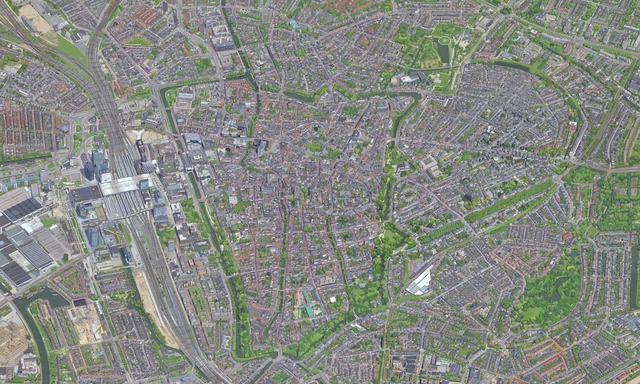
#> input picture site/map_files/10/0_0.webp, 640 x 384 px, given in place of map_full.png, which was not available
$ python make_dzi.py
#> lines starting #> are read from the running program, lines starting #| are printed output that depends on the picture; pictures that were not available may be replaced by others from this repository, and a replacement may not be noted
"""Cut out/map_full.png into a Deep Zoom pyramid for OpenSeadragon: site/map.dzi + site/map_files/.

The sharpest level is lossless WebP so the pixel art stays crisp at full zoom; the smaller
levels, which are only seen zoomed out, are lossy.

usage: make_dzi.py
"""

import math
import shutil
from pathlib import Path

from PIL import Image

ROOT = Path(__file__).resolve().parent.parent
SRC = ROOT / "out/map_full.png"
OUT = ROOT / "site"
TILE = 1024


def main() -> None:
    img = Image.open(SRC).convert("RGB")
#> img is the input picture: PIL image 640x384 RGB; mean R, G, B 133.9, 137.6, 130.8
    w, h = img.size
#> w = 640; h = 384
    top = math.ceil(math.log2(max(w, h)))
#> top = 10
    files = OUT / "map_files"
    shutil.rmtree(files, ignore_errors=True)
    count = 0
    for level in range(top, -1, -1):
        scale = 2 ** (top - level)
        lw, lh = math.ceil(w / scale), math.ceil(h / scale)
        im = img if scale == 1 else img.resize((lw, lh), Image.LANCZOS)
        d = files / str(level)
        d.mkdir(parents=True)
        for row in range(math.ceil(lh / TILE)):
            for col in range(math.ceil(lw / TILE)):
                tile = im.crop((col * TILE, row * TILE, min((col + 1) * TILE, lw), min((row + 1) * TILE, lh)))
                if level == top:
                    tile.save(d / f"{col}_{row}.webp", lossless=True, method=4)
                else:
                    tile.save(d / f"{col}_{row}.webp", quality=88, method=4)
                count += 1
#> this loop made 11 passes
#> pass 2, in main, `im = img if scale == 1 else img.resize((lw, lh), Image.LANCZOS)`:
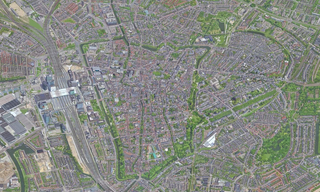
#> im: PIL image 320x192 RGB; mean R, G, B 133.9, 137.6, 130.8
#> pass 3, in main, `im = img if scale == 1 else img.resize((lw, lh), Image.LANCZOS)`:
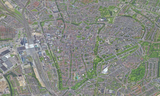
#> im: PIL image 160x96 RGB; mean R, G, B 133.9, 137.6, 130.8
#> after the loop, count = 11
    (OUT / "map.dzi").write_text(
        f'<?xml version="1.0" encoding="UTF-8"?>\n'
        f'<Image xmlns="http://schemas.microsoft.com/deepzoom/2008" TileSize="{TILE}" Overlap="0" Format="webp">'
        f'<Size Width="{w}" Height="{h}"/></Image>\n'
    )
    size = sum(p.stat().st_size for p in files.rglob("*.webp"))
    print(f"{count} tiles, {size / 1e6:.1f} MB, levels 0-{top}")
#| 11 tiles, 1.0 MB, levels 0-10


if __name__ == "__main__":
    Image.MAX_IMAGE_PIXELS = None
    main()

$ run again, on site/map_files/12/0_1.webp
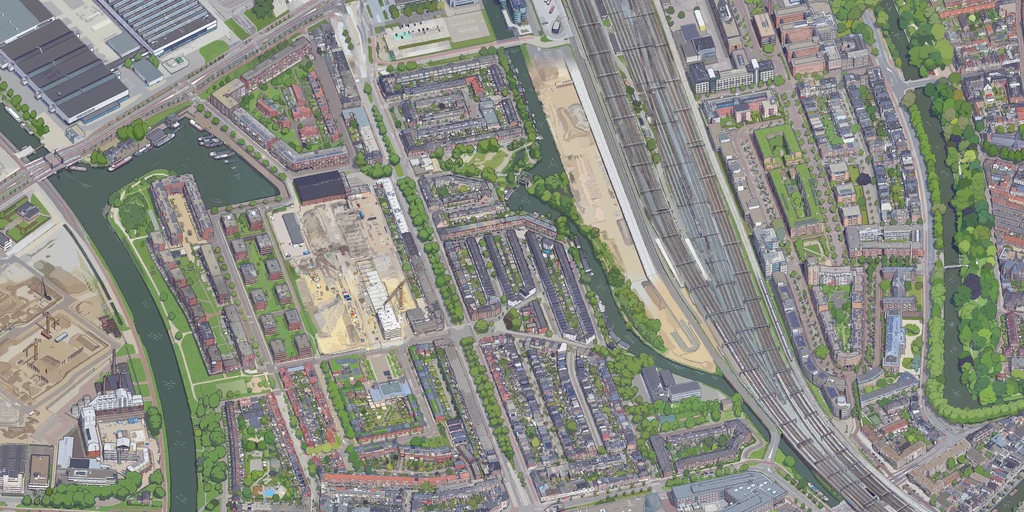
#> input picture site/map_files/12/0_1.webp, 1024 x 512 px, given in place of map_full.png, which was not available
#> in main, img is the input picture: PIL image 1024x512 RGB; mean R, G, B 138.5, 140.5, 132.7
#> the loop in main, `for level in range(top, -1, -1):` made 11 passes
#> pass 2, in main, `im = img if scale == 1 else img.resize((lw, lh), Image.LANCZOS)`:
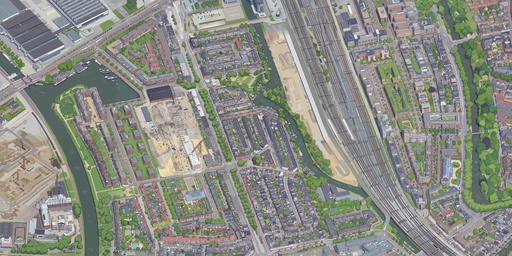
#> im: PIL image 512x256 RGB; mean R, G, B 138.5, 140.5, 132.7
#> pass 3, in main, `im = img if scale == 1 else img.resize((lw, lh), Image.LANCZOS)`:
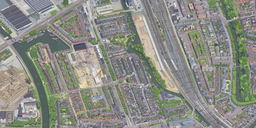
#> im: PIL image 256x128 RGB; mean R, G, B 138.5, 140.5, 132.7
#> after the loop in main, `for level in range(top, -1, -1):`: count = 11
#| 11 tiles, 2.2 MB, levels 0-10

$ run again, on site/map_files/12/1_0.webp
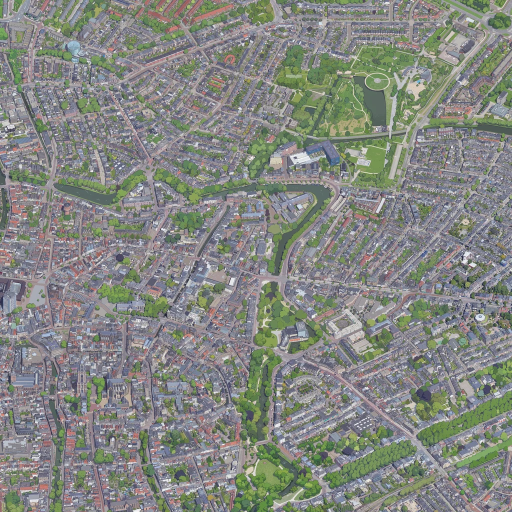
#> input picture site/map_files/12/1_0.webp, 1024 x 1024 px, given in place of map_full.png, which was not available (shown at 1/2 size)
#> in main, img is the input picture: PIL image 1024x1024 RGB; mean R, G, B 131.6, 134.8, 129.2
#> the loop in main, `for level in range(top, -1, -1):` made 11 passes
#> pass 2, in main, `im = img if scale == 1 else img.resize((lw, lh), Image.LANCZOS)`:
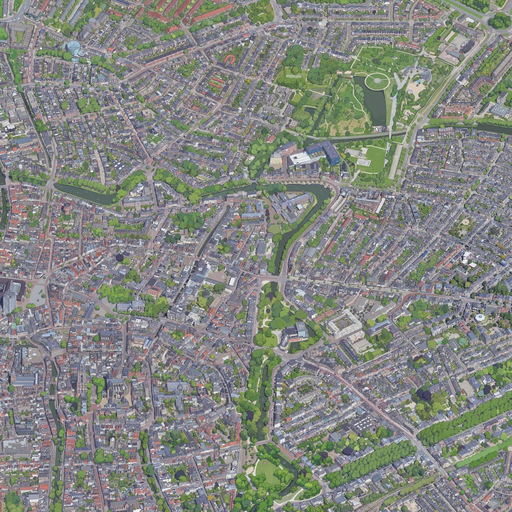
#> im: PIL image 512x512 RGB; mean R, G, B 131.6, 134.8, 129.2
#> pass 3, in main, `im = img if scale == 1 else img.resize((lw, lh), Image.LANCZOS)`:
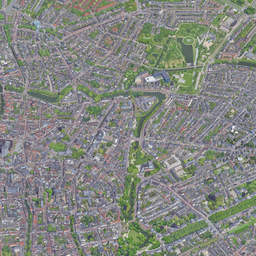
#> im: PIL image 256x256 RGB; mean R, G, B 131.6, 134.8, 129.2
#> after the loop in main, `for level in range(top, -1, -1):`: count = 11
#| 11 tiles, 2.2 MB, levels 0-10

$ run again, on site/map_files/13/0_0.webp
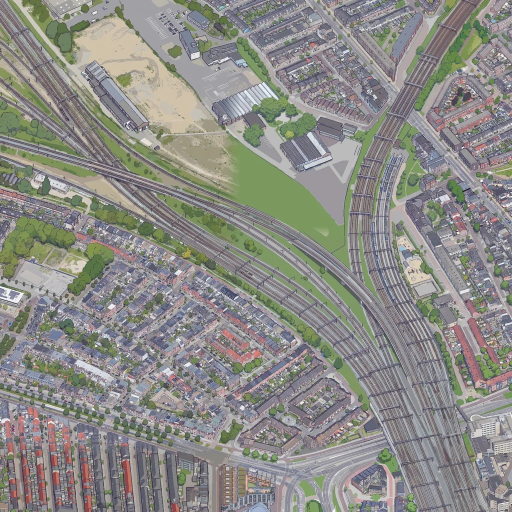
#> input picture site/map_files/13/0_0.webp, 1024 x 1024 px, given in place of map_full.png, which was not available (shown at 1/2 size)
#> in main, img is the input picture: PIL image 1024x1024 RGB; mean R, G, B 140.3, 140, 135.1
#> the loop in main, `for level in range(top, -1, -1):` made 11 passes
#> pass 2, in main, `im = img if scale == 1 else img.resize((lw, lh), Image.LANCZOS)`:
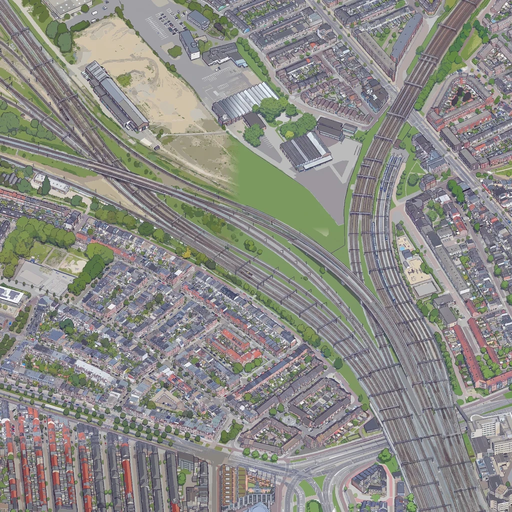
#> im: PIL image 512x512 RGB; mean R, G, B 140.3, 140, 135.1
#> pass 3, in main, `im = img if scale == 1 else img.resize((lw, lh), Image.LANCZOS)`:
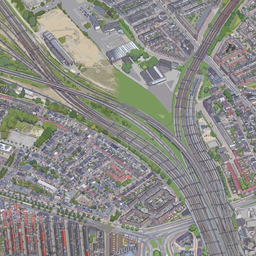
#> im: PIL image 256x256 RGB; mean R, G, B 140.3, 140, 135.1
#> after the loop in main, `for level in range(top, -1, -1):`: count = 11
#| 11 tiles, 2.2 MB, levels 0-10
